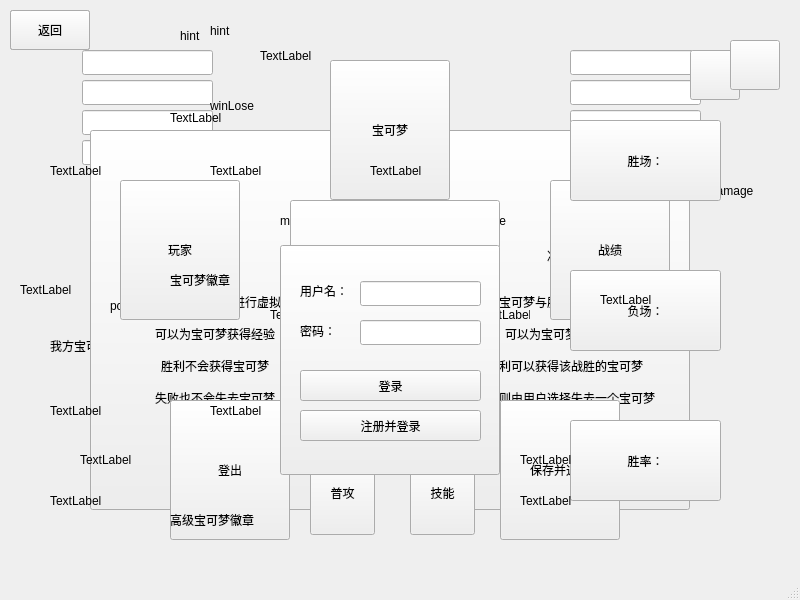
<?xml version="1.0" encoding="UTF-8"?>
<ui version="4.0">
 <class>Client</class>
 <widget class="QMainWindow" name="Client">
  <property name="geometry">
   <rect>
    <x>0</x>
    <y>0</y>
    <width>800</width>
    <height>600</height>
   </rect>
  </property>
  <property name="windowTitle">
   <string>Client</string>
  </property>
  <widget class="QWidget" name="centralwidget">
   <widget class="QLabel" name="ui6_enemyPokemon">
    <property name="geometry">
     <rect>
      <x>521</x>
      <y>240</y>
      <width>211</width>
      <height>211</height>
     </rect>
    </property>
    <property name="text">
     <string>敌方宝可梦贴图</string>
    </property>
   </widget>
   <widget class="QLineEdit" name="ui6_HP_2">
    <property name="geometry">
     <rect>
      <x>570</x>
      <y>50</y>
      <width>131</width>
      <height>25</height>
     </rect>
    </property>
    <property name="focusPolicy">
     <enum>Qt::NoFocus</enum>
    </property>
   </widget>
   <widget class="QLineEdit" name="ui6_ATK">
    <property name="geometry">
     <rect>
      <x>82</x>
      <y>80</y>
      <width>131</width>
      <height>25</height>
     </rect>
    </property>
    <property name="focusPolicy">
     <enum>Qt::NoFocus</enum>
    </property>
   </widget>
   <widget class="QLineEdit" name="ui6_SPD">
    <property name="geometry">
     <rect>
      <x>82</x>
      <y>140</y>
      <width>131</width>
      <height>25</height>
     </rect>
    </property>
    <property name="focusPolicy">
     <enum>Qt::NoFocus</enum>
    </property>
   </widget>
   <widget class="QLineEdit" name="ui6_ATK_2">
    <property name="geometry">
     <rect>
      <x>570</x>
      <y>80</y>
      <width>131</width>
      <height>25</height>
     </rect>
    </property>
    <property name="focusPolicy">
     <enum>Qt::NoFocus</enum>
    </property>
   </widget>
   <widget class="QLineEdit" name="ui6_DEF">
    <property name="geometry">
     <rect>
      <x>82</x>
      <y>110</y>
      <width>131</width>
      <height>25</height>
     </rect>
    </property>
    <property name="focusPolicy">
     <enum>Qt::NoFocus</enum>
    </property>
    <property name="text">
     <string/>
    </property>
   </widget>
   <widget class="QLineEdit" name="ui6_DEF_2">
    <property name="geometry">
     <rect>
      <x>570</x>
      <y>110</y>
      <width>131</width>
      <height>25</height>
     </rect>
    </property>
    <property name="focusPolicy">
     <enum>Qt::NoFocus</enum>
    </property>
    <property name="text">
     <string/>
    </property>
   </widget>
   <widget class="QLineEdit" name="ui6_SPD_2">
    <property name="geometry">
     <rect>
      <x>570</x>
      <y>140</y>
      <width>131</width>
      <height>25</height>
     </rect>
    </property>
    <property name="focusPolicy">
     <enum>Qt::NoFocus</enum>
    </property>
   </widget>
   <widget class="QLineEdit" name="ui6_HP">
    <property name="geometry">
     <rect>
      <x>82</x>
      <y>50</y>
      <width>131</width>
      <height>25</height>
     </rect>
    </property>
    <property name="focusPolicy">
     <enum>Qt::NoFocus</enum>
    </property>
   </widget>
   <widget class="QLabel" name="ui6_myPokemon">
    <property name="geometry">
     <rect>
      <x>50</x>
      <y>240</y>
      <width>211</width>
      <height>211</height>
     </rect>
    </property>
    <property name="text">
     <string>我方宝可梦贴图</string>
    </property>
   </widget>
   <widget class="QToolButton" name="ui4_returnMainUi">
    <property name="geometry">
     <rect>
      <x>10</x>
      <y>10</y>
      <width>80</width>
      <height>40</height>
     </rect>
    </property>
    <property name="text">
     <string>返回</string>
    </property>
   </widget>
   <widget class="QToolButton" name="ui5_return">
    <property name="geometry">
     <rect>
      <x>10</x>
      <y>10</y>
      <width>80</width>
      <height>40</height>
     </rect>
    </property>
    <property name="text">
     <string>返回</string>
    </property>
   </widget>
   <widget class="QToolButton" name="ui3_returnMainUi">
    <property name="geometry">
     <rect>
      <x>10</x>
      <y>10</y>
      <width>80</width>
      <height>40</height>
     </rect>
    </property>
    <property name="text">
     <string>返回</string>
    </property>
   </widget>
   <widget class="QToolButton" name="ui5_levelUp">
    <property name="geometry">
     <rect>
      <x>90</x>
      <y>130</y>
      <width>250</width>
      <height>380</height>
     </rect>
    </property>
    <property name="text">
     <string>
升级赛


选择宝可梦与服务器进行虚拟决斗

可以为宝可梦获得经验

胜利不会获得宝可梦

失败也不会失去宝可梦</string>
    </property>
   </widget>
   <widget class="QToolButton" name="ui5_battle">
    <property name="geometry">
     <rect>
      <x>440</x>
      <y>130</y>
      <width>250</width>
      <height>380</height>
     </rect>
    </property>
    <property name="text">
     <string>
决斗赛


选择宝可梦与服务器进行虚拟决斗

可以为宝可梦获得经验

胜利可以获得该战胜的宝可梦

失败则由用户选择失去一个宝可梦</string>
    </property>
   </widget>
   <widget class="QLabel" name="ui5_hint">
    <property name="geometry">
     <rect>
      <x>210</x>
      <y>10</y>
      <width>371</width>
      <height>41</height>
     </rect>
    </property>
    <property name="text">
     <string>hint</string>
    </property>
   </widget>
   <widget class="QToolButton" name="ui6_normalAttack">
    <property name="geometry">
     <rect>
      <x>310</x>
      <y>450</y>
      <width>65</width>
      <height>85</height>
     </rect>
    </property>
    <property name="text">
     <string>普攻</string>
    </property>
   </widget>
   <widget class="QToolButton" name="ui6_skill">
    <property name="geometry">
     <rect>
      <x>410</x>
      <y>450</y>
      <width>65</width>
      <height>85</height>
     </rect>
    </property>
    <property name="text">
     <string>技能</string>
    </property>
   </widget>
   <widget class="QLabel" name="ui6_turn">
    <property name="geometry">
     <rect>
      <x>260</x>
      <y>20</y>
      <width>261</width>
      <height>71</height>
     </rect>
    </property>
    <property name="text">
     <string>TextLabel</string>
    </property>
   </widget>
   <widget class="QLabel" name="ui6_bullet">
    <property name="geometry">
     <rect>
      <x>270</x>
      <y>290</y>
      <width>50</width>
      <height>50</height>
     </rect>
    </property>
    <property name="text">
     <string>TextLabel</string>
    </property>
   </widget>
   <widget class="QLabel" name="ui7_winLose">
    <property name="geometry">
     <rect>
      <x>210</x>
      <y>30</y>
      <width>351</width>
      <height>151</height>
     </rect>
    </property>
    <property name="text">
     <string>winLose</string>
    </property>
   </widget>
   <widget class="QLabel" name="ui7_pokemon">
    <property name="geometry">
     <rect>
      <x>110</x>
      <y>180</y>
      <width>251</width>
      <height>251</height>
     </rect>
    </property>
    <property name="text">
     <string>pokemon</string>
    </property>
   </widget>
   <widget class="QLabel" name="ui7_prize">
    <property name="geometry">
     <rect>
      <x>480</x>
      <y>150</y>
      <width>191</width>
      <height>141</height>
     </rect>
    </property>
    <property name="text">
     <string>prize</string>
    </property>
   </widget>
   <widget class="QPushButton" name="ui7_ack">
    <property name="geometry">
     <rect>
      <x>500</x>
      <y>420</y>
      <width>141</width>
      <height>51</height>
     </rect>
    </property>
    <property name="text">
     <string>确认</string>
    </property>
   </widget>
   <widget class="QLabel" name="ui7_exp">
    <property name="geometry">
     <rect>
      <x>480</x>
      <y>320</y>
      <width>191</width>
      <height>71</height>
     </rect>
    </property>
    <property name="text">
     <string>exp</string>
    </property>
   </widget>
   <widget class="QLabel" name="ui6_bullet_2">
    <property name="geometry">
     <rect>
      <x>480</x>
      <y>290</y>
      <width>50</width>
      <height>50</height>
     </rect>
    </property>
    <property name="text">
     <string>TextLabel</string>
    </property>
   </widget>
   <widget class="QLabel" name="ui6_damage">
    <property name="geometry">
     <rect>
      <x>710</x>
      <y>160</y>
      <width>91</width>
      <height>61</height>
     </rect>
    </property>
    <property name="text">
     <string>damage</string>
    </property>
   </widget>
   <widget class="QLabel" name="ui6_mark">
    <property name="geometry">
     <rect>
      <x>280</x>
      <y>190</y>
      <width>221</width>
      <height>61</height>
     </rect>
    </property>
    <property name="text">
     <string>mark</string>
    </property>
   </widget>
   <widget class="QToolButton" name="ui6_enemyTurn">
    <property name="geometry">
     <rect>
      <x>340</x>
      <y>360</y>
      <width>70</width>
      <height>70</height>
     </rect>
    </property>
    <property name="text">
     <string/>
    </property>
   </widget>
   <widget class="QToolButton" name="ui6_returnMainUi">
    <property name="geometry">
     <rect>
      <x>10</x>
      <y>10</y>
      <width>80</width>
      <height>40</height>
     </rect>
    </property>
    <property name="text">
     <string>返回</string>
    </property>
   </widget>
   <widget class="QToolButton" name="ui2_myPokemon">
    <property name="geometry">
     <rect>
      <x>330</x>
      <y>60</y>
      <width>120</width>
      <height>140</height>
     </rect>
    </property>
    <property name="text">
     <string>宝可梦</string>
    </property>
   </widget>
   <widget class="QToolButton" name="ui2_prize">
    <property name="geometry">
     <rect>
      <x>550</x>
      <y>180</y>
      <width>120</width>
      <height>140</height>
     </rect>
    </property>
    <property name="text">
     <string>战绩</string>
    </property>
   </widget>
   <widget class="QToolButton" name="ui2_saveAndQuit">
    <property name="geometry">
     <rect>
      <x>500</x>
      <y>400</y>
      <width>120</width>
      <height>140</height>
     </rect>
    </property>
    <property name="text">
     <string>保存并退出</string>
    </property>
   </widget>
   <widget class="QToolButton" name="ui2_battle">
    <property name="geometry">
     <rect>
      <x>290</x>
      <y>200</y>
      <width>210</width>
      <height>230</height>
     </rect>
    </property>
    <property name="text">
     <string>战斗</string>
    </property>
   </widget>
   <widget class="QToolButton" name="ui2_allPlayers">
    <property name="geometry">
     <rect>
      <x>120</x>
      <y>180</y>
      <width>120</width>
      <height>140</height>
     </rect>
    </property>
    <property name="text">
     <string>玩家</string>
    </property>
   </widget>
   <widget class="QToolButton" name="ui2_returnSignIn">
    <property name="geometry">
     <rect>
      <x>170</x>
      <y>400</y>
      <width>120</width>
      <height>140</height>
     </rect>
    </property>
    <property name="text">
     <string>登出</string>
    </property>
   </widget>
   <widget class="QLabel" name="ui8_silver2">
    <property name="geometry">
     <rect>
      <x>210</x>
      <y>330</y>
      <width>121</width>
      <height>161</height>
     </rect>
    </property>
    <property name="toolTip">
     <string>拥有10只满级宝可梦时获得</string>
    </property>
    <property name="text">
     <string>TextLabel</string>
    </property>
   </widget>
   <widget class="QLabel" name="ui8_bronze1">
    <property name="geometry">
     <rect>
      <x>50</x>
      <y>90</y>
      <width>121</width>
      <height>161</height>
     </rect>
    </property>
    <property name="toolTip">
     <string>拥有5只宝可梦时获得</string>
    </property>
    <property name="text">
     <string>TextLabel</string>
    </property>
   </widget>
   <widget class="QToolButton" name="ui8_win">
    <property name="geometry">
     <rect>
      <x>570</x>
      <y>120</y>
      <width>151</width>
      <height>81</height>
     </rect>
    </property>
    <property name="text">
     <string>胜场：</string>
    </property>
   </widget>
   <widget class="QLabel" name="ui8_silver1">
    <property name="geometry">
     <rect>
      <x>210</x>
      <y>90</y>
      <width>121</width>
      <height>161</height>
     </rect>
    </property>
    <property name="toolTip">
     <string>拥有10只宝可梦时获得</string>
    </property>
    <property name="text">
     <string>TextLabel</string>
    </property>
   </widget>
   <widget class="QLabel" name="ui8_golden1">
    <property name="geometry">
     <rect>
      <x>370</x>
      <y>90</y>
      <width>121</width>
      <height>161</height>
     </rect>
    </property>
    <property name="toolTip">
     <string>拥有15只宝可梦时获得</string>
    </property>
    <property name="text">
     <string>TextLabel</string>
    </property>
   </widget>
   <widget class="QToolButton" name="ui8_lose">
    <property name="geometry">
     <rect>
      <x>570</x>
      <y>270</y>
      <width>151</width>
      <height>81</height>
     </rect>
    </property>
    <property name="text">
     <string>负场：</string>
    </property>
   </widget>
   <widget class="QToolButton" name="ui8_per">
    <property name="geometry">
     <rect>
      <x>570</x>
      <y>420</y>
      <width>151</width>
      <height>81</height>
     </rect>
    </property>
    <property name="text">
     <string>胜率：</string>
    </property>
   </widget>
   <widget class="QLabel" name="ui8_bronze2">
    <property name="geometry">
     <rect>
      <x>50</x>
      <y>330</y>
      <width>121</width>
      <height>161</height>
     </rect>
    </property>
    <property name="toolTip">
     <string>拥有5只满级宝可梦时获得</string>
    </property>
    <property name="text">
     <string>TextLabel</string>
    </property>
   </widget>
   <widget class="QLabel" name="ui8_golden2">
    <property name="geometry">
     <rect>
      <x>370</x>
      <y>330</y>
      <width>121</width>
      <height>161</height>
     </rect>
    </property>
    <property name="toolTip">
     <string>拥有15只满级宝可梦时获得</string>
    </property>
    <property name="text">
     <string>TextLabel</string>
    </property>
   </widget>
   <widget class="QToolButton" name="ui8_returnMainUi">
    <property name="geometry">
     <rect>
      <x>10</x>
      <y>10</y>
      <width>80</width>
      <height>40</height>
     </rect>
    </property>
    <property name="text">
     <string>返回</string>
    </property>
   </widget>
   <widget class="QLabel" name="hint">
    <property name="geometry">
     <rect>
      <x>180</x>
      <y>10</y>
      <width>421</width>
      <height>51</height>
     </rect>
    </property>
    <property name="text">
     <string>hint</string>
    </property>
   </widget>
   <widget class="QToolButton" name="ui6_autobattle">
    <property name="geometry">
     <rect>
      <x>355</x>
      <y>340</y>
      <width>70</width>
      <height>90</height>
     </rect>
    </property>
    <property name="text">
     <string>自动战斗</string>
    </property>
   </widget>
   <widget class="QLabel" name="ui6_enemyfire">
    <property name="geometry">
     <rect>
      <x>520</x>
      <y>480</y>
      <width>211</width>
      <height>41</height>
     </rect>
    </property>
    <property name="text">
     <string>TextLabel</string>
    </property>
   </widget>
   <widget class="QLabel" name="ui6_myfire">
    <property name="geometry">
     <rect>
      <x>50</x>
      <y>480</y>
      <width>211</width>
      <height>41</height>
     </rect>
    </property>
    <property name="text">
     <string>TextLabel</string>
    </property>
   </widget>
   <widget class="QLabel" name="ui8_normal">
    <property name="geometry">
     <rect>
      <x>170</x>
      <y>260</y>
      <width>201</width>
      <height>40</height>
     </rect>
    </property>
    <property name="text">
     <string>宝可梦徽章</string>
    </property>
   </widget>
   <widget class="QLabel" name="ui8_super">
    <property name="geometry">
     <rect>
      <x>170</x>
      <y>500</y>
      <width>201</width>
      <height>40</height>
     </rect>
    </property>
    <property name="text">
     <string>高级宝可梦徽章</string>
    </property>
   </widget>
   <widget class="QToolButton" name="ui5_rules">
    <property name="geometry">
     <rect>
      <x>690</x>
      <y>50</y>
      <width>50</width>
      <height>50</height>
     </rect>
    </property>
    <property name="text">
     <string/>
    </property>
   </widget>
   <widget class="QToolButton" name="ui6_rules">
    <property name="geometry">
     <rect>
      <x>730</x>
      <y>40</y>
      <width>50</width>
      <height>50</height>
     </rect>
    </property>
    <property name="text">
     <string/>
    </property>
   </widget>
   <widget class="QToolButton" name="ui1_background">
    <property name="geometry">
     <rect>
      <x>280</x>
      <y>245</y>
      <width>220</width>
      <height>230</height>
     </rect>
    </property>
    <property name="text">
     <string/>
    </property>
   </widget>
   <widget class="QPushButton" name="ui1_signUp">
    <property name="geometry">
     <rect>
      <x>300</x>
      <y>410</y>
      <width>181</width>
      <height>31</height>
     </rect>
    </property>
    <property name="text">
     <string>注册并登录</string>
    </property>
   </widget>
   <widget class="QLineEdit" name="ui1_userName">
    <property name="geometry">
     <rect>
      <x>360</x>
      <y>281</y>
      <width>121</width>
      <height>25</height>
     </rect>
    </property>
   </widget>
   <widget class="QLabel" name="ui1_label">
    <property name="geometry">
     <rect>
      <x>300</x>
      <y>280</y>
      <width>54</width>
      <height>21</height>
     </rect>
    </property>
    <property name="text">
     <string>用户名：</string>
    </property>
   </widget>
   <widget class="QPushButton" name="ui1_signIn">
    <property name="geometry">
     <rect>
      <x>300</x>
      <y>370</y>
      <width>181</width>
      <height>31</height>
     </rect>
    </property>
    <property name="text">
     <string>登录</string>
    </property>
   </widget>
   <widget class="QLineEdit" name="ui1_password">
    <property name="geometry">
     <rect>
      <x>360</x>
      <y>320</y>
      <width>121</width>
      <height>25</height>
     </rect>
    </property>
    <property name="echoMode">
     <enum>QLineEdit::Password</enum>
    </property>
   </widget>
   <widget class="QLabel" name="ui1_label_2">
    <property name="geometry">
     <rect>
      <x>300</x>
      <y>320</y>
      <width>54</width>
      <height>21</height>
     </rect>
    </property>
    <property name="text">
     <string>密码：</string>
    </property>
   </widget>
   <widget class="QLabel" name="ui1_img4">
    <property name="geometry">
     <rect>
      <x>520</x>
      <y>370</y>
      <width>180</width>
      <height>180</height>
     </rect>
    </property>
    <property name="text">
     <string>TextLabel</string>
    </property>
   </widget>
   <widget class="QLabel" name="ui1_img1">
    <property name="geometry">
     <rect>
      <x>20</x>
      <y>200</y>
      <width>180</width>
      <height>180</height>
     </rect>
    </property>
    <property name="text">
     <string>TextLabel</string>
    </property>
   </widget>
   <widget class="QLabel" name="ui1_img3">
    <property name="geometry">
     <rect>
      <x>600</x>
      <y>210</y>
      <width>180</width>
      <height>180</height>
     </rect>
    </property>
    <property name="text">
     <string>TextLabel</string>
    </property>
   </widget>
   <widget class="QLabel" name="ui1_trademark">
    <property name="geometry">
     <rect>
      <x>170</x>
      <y>0</y>
      <width>445</width>
      <height>236</height>
     </rect>
    </property>
    <property name="text">
     <string>TextLabel</string>
    </property>
   </widget>
   <widget class="QLabel" name="ui1_img2">
    <property name="geometry">
     <rect>
      <x>80</x>
      <y>370</y>
      <width>180</width>
      <height>180</height>
     </rect>
    </property>
    <property name="text">
     <string>TextLabel</string>
    </property>
   </widget>
  </widget>
  <widget class="QMenuBar" name="menubar">
   <property name="geometry">
    <rect>
     <x>0</x>
     <y>0</y>
     <width>800</width>
     <height>23</height>
    </rect>
   </property>
  </widget>
  <widget class="QStatusBar" name="statusbar"/>
 </widget>
 <resources/>
 <connections/>
</ui>
